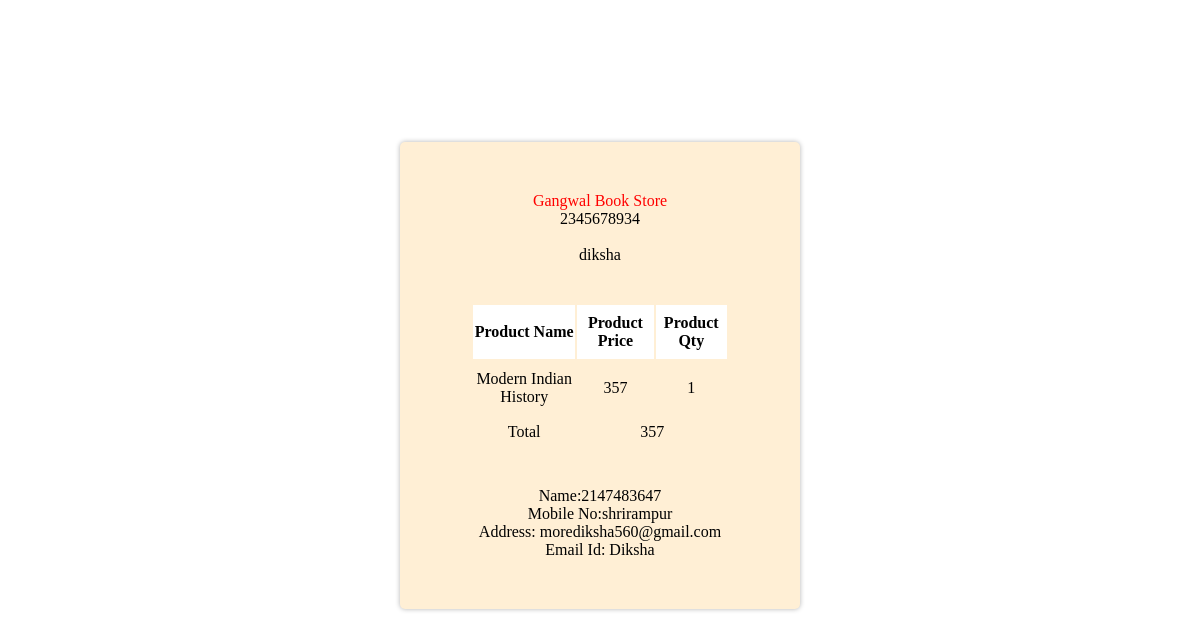
/bill.php, run on the app's committed database.
### tables this page shows
CREATE TABLE IF NOT EXISTS `order1` (
  `id` int(100) NOT NULL AUTO_INCREMENT,
  `name` varchar(30) NOT NULL,
  `price` int(11) NOT NULL,
  `qty` int(11) NOT NULL,
  `uname` varchar(30) NOT NULL,
  `tot` int(11) NOT NULL,
  `image` varchar(100) NOT NULL,
  PRIMARY KEY (`id`)
);

CREATE TABLE IF NOT EXISTS `register` (
  `name` varchar(30) NOT NULL,
  `mobile` int(11) NOT NULL,
  `address` varchar(50) NOT NULL,
  `email` varchar(50) NOT NULL,
  `uname` varchar(30) NOT NULL,
  `password` int(11) NOT NULL
);

### bill.php (the view, shortened to what this page needs)
<html>
    <head>
    </head>
    <body>
        <div id="d1">
<div id="bill">
 <font color='red'>Gangwal Book Store</font><br>
 2345678934<br><br>
<table>
    <tr>
        <th>Product Name</th>
        <th>Product Price</th>
        <th>Product Qty</th>
    </tr>
<?php
$res=mysql_query(" select * from order1 order by id desc
");
    if($row=mysql_fetch_array($res)){
?>
    <form method="post" action="#">
    <?php echo($row[4]); ?><br>
    <?php  $runame=($row[4]); ?><br>
       <td > <?php echo($row[1]); ?><br>
       <td> <?php echo($row[2]); ?><br>
       <td > <?php echo($row[3]); ?><br>
       <tr>
       <td>Total
       <td colspan="2"> <?php echo($row[5]); ?><br>
    </tr>
    </table>
    <?php
    };
    $res=mysql_query(" select * from register where uname='$runame';
    ");
        if($row=mysql_fetch_array($res)){
            echo("<br>Name:");
            echo($row[1]);
            echo("<br>Mobile No:");
            echo($row[2]);
            echo("<br>Address: ");
            echo($row[3]);
            echo("<br>Email Id: ");
            echo($row[4]);
        }
    ?>
  </div>
    </div>
</body>
</html>

### bill.php (style rules this page uses)
table { padding:2%; margin:5%; height:20%; width:90%; text-align:center; font-family:oblique; }
th { background-color:#fff; }
#d1 { background-color:#FFEFD5; border-radius: 5px; padding: 50px; width: 300px; margin: 12% auto; box-shadow: 0px 0px 5px 0px rgba(0,0,0,0.3); text-align:center; }

### data on the page
order1: name "Modern Indian History", price "357", qty "1", tot "357"
register: mobile "2147483647", address "shrirampur", email "morediksha560@gmail.com", uname "Diksha"
